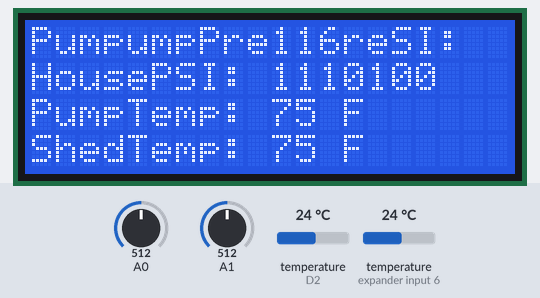
Recording of a sketch running on a simulated Arduino MKR. Parts: 20×4 character LCD. Inputs (shaded band) come from the test bench; at power-on: A0 = 512, A1 = 512, temperature (sensors on D2, expander input 6) 24 °C. WiFi joins after 1.5 s; servers stay silent unless stated; what the sketch prints to the serial monitor is not drawn.

Above: at 16.3 s.
16.4 s: A0 set to 468
At 22.5 s:
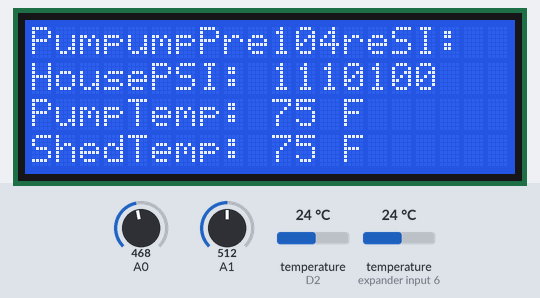
22.8 s: A0 set to 436
At 27.4 s:
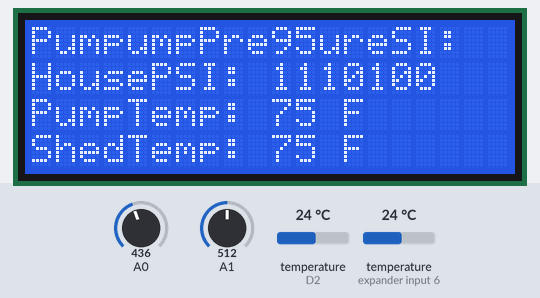
28.3 s: A1 set to 102
At 33.1 s:
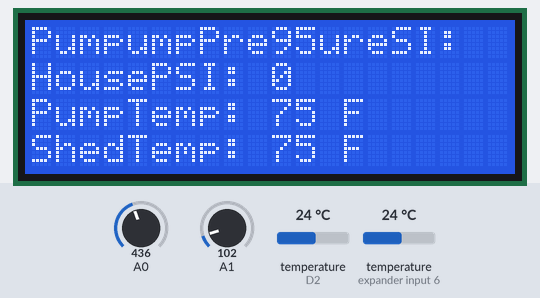
33.9 s: A1 set to 90
At 38.7 s:
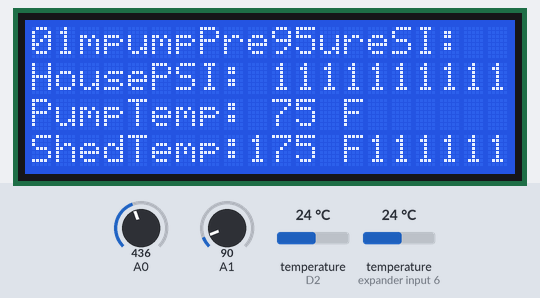
39.5 s: A0 set to 716
At 44.4 s:
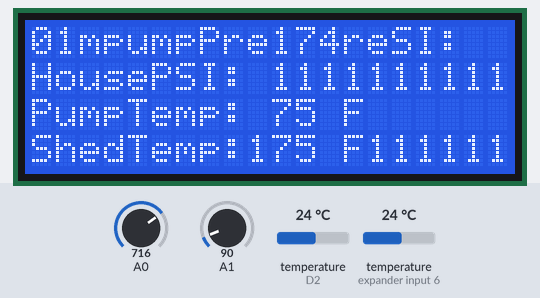
45.1 s: A0 set to 110
At 49.9 s:
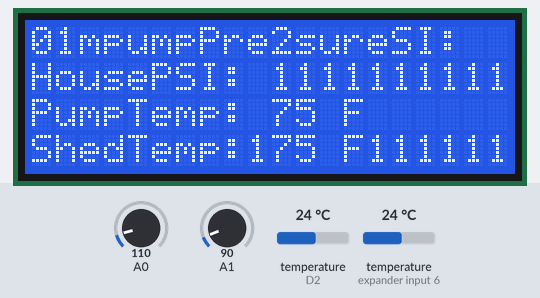
Timing chart, 0 to 51.4 s (numbered marks = the images above; inputs shaded):
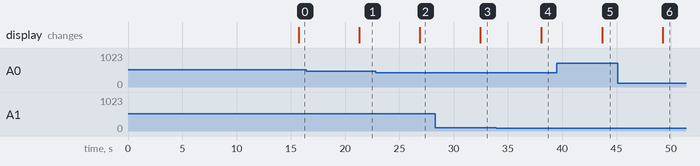

Measured:
- the behaviour switches between 453 and 452 on A0 (found by bisection; images 1 and 2)
- the behaviour switches between 98 and 97 on A1 (found by bisection; images 3 and 4)
- after the input at 16.4 s, the display: changes after 4.9 s (image 1)
- after the input at 22.8 s, the display: changes after 4.1 s (image 2)
- after the input at 28.3 s, the display: changes after 4.2 s (image 3)
- after the input at 33.9 s, the display: changes after 4.2 s (image 4)
- after the input at 39.5 s, the display: changes after 4.2 s (image 5)
- after the input at 45.1 s, the display: changes after 4.2 s (image 6)

The sketch:

PumpMonitor-Blynk.ino
```cpp
#include <OneWire.h>
#include <DallasTemperature.h>
#include <LiquidCrystal_I2C.h>
#include <Wire.h>
#include "secrets.h"
#include "wificonfig.h"
#include "blynk.h"
#include "thingspeakconfig.h"
int pumpV = 0;
int filtV = 1;
const float  pumpOffSet = 0.493 ;
const float  filtOffSet = 0.493 ;
int pumpPressure;
int filterPressure;
//int pumptempC;
//int shedtempC;
float temp;
//int numberOfDevices;
float pumpPressSensor = 0;
float filtPressSensor = 1;
#define ONE_WIRE_BUS 2
OneWire oneWire(ONE_WIRE_BUS);
DallasTemperature sensors(&oneWire);
LiquidCrystal_I2C lcd(0x27, 20, 4); // set the LCD address to 0x27 for a 16 chars and 2 line display
DeviceAddress pumpTherm = { 0x28, 0x9C, 0x83, 0x47, 0x2F, 0x14, 0x01, 0x73 };
DeviceAddress shedTherm = { 0x28, 0xDB, 0xF0, 0x9E, 0x2F, 0x14, 0x01, 0x32 };
WiFiClient client;

void setup(void)
{
  Serial.begin(9600);
  sensors.begin();
  sensors.setResolution(pumpTherm, 10);
  sensors.setResolution(shedTherm, 10);
  lcd.init();
  lcd.init();
  lcd.backlight();
  analogReference(DEFAULT);
  pinMode(pumpPressSensor, INPUT);
  pinMode(filtPressSensor, INPUT);
  // check for the WiFi module:
  if (WiFi.status() == WL_NO_MODULE) {
    Serial.println("Communication with WiFi module failed!");
    // don't continue
    while (true);
  }

  String fv = WiFi.firmwareVersion();
  if (fv < WIFI_FIRMWARE_LATEST_VERSION) {
    Serial.println("Please upgrade the firmware");
  }

  // attempt to connect to Wifi network:
  while (status != WL_CONNECTED) {
    Serial.print("Attempting to connect to WPA SSID: ");
    Serial.println(ssid);
    // Connect to WPA/WPA2 network:
    status = WiFi.begin(ssid, pass);

    // wait 10 seconds for connection:
    delay(10000);
  }

  // you're connected now, so print out the data:
  Serial.print("You're connected to the network");
  printCurrentNet();
  printWifiData();
  Blynk.begin(auth, ssid, pass);
  ThingSpeak.begin(client);
}

void loop(void)
{
  pumpPressure = (((analogRead(pumpPressSensor) * 5.00 / 1024) - pumpOffSet) * 400 / 6.865);         //Calculate Pressure
  delay(1000);
  filterPressure = (((analogRead(filtPressSensor) * 5.00 / 1024) - filtOffSet) * 400 / 6.865);      //Calculate Pressure
  delay(1000);
  sensors.requestTemperatures();               //Get Temps
  int pumptempF = (DallasTemperature::toFahrenheit(sensors.getTempC(pumpTherm)));
  int shedtempF = (DallasTemperature::toFahrenheit(sensors.getTempC(shedTherm)));
  lcd.clear();
  lcd.setCursor(0, 0);
  lcd.print(F("PumpumpPressureSI:"));
  lcd.setCursor(10, 0);
  lcd.print(pumpPressure, 1);
  lcd.setCursor(0, 1);
  lcd.print(F("HousePSI:"));
  lcd.setCursor(10, 1);
  lcd.print(filterPressure, 2);
  lcd.setCursor(0, 2);
  lcd.print(F("PumpTemp:"));
  lcd.setCursor(10, 2);
  lcd.print(pumptempF);
  lcd.print(F(" F"));
  lcd.setCursor(0, 3);
  lcd.print(F("ShedTemp:"));
  lcd.setCursor(10, 3);
  lcd.print(shedtempF);
  lcd.print(F(" F"));
  Blynk.virtualWrite(V0, pumpPressure);
  Blynk.virtualWrite(V1, filterPressure);
  Blynk.virtualWrite(V2, pumptempF);
  Blynk.virtualWrite(V3, shedtempF);
  if (pumpPressure < 20) {
    Blynk.email("toddgrady@gmail.com", "Pump Alarm", "Pump Pressure is below 20PSI");
    Blynk.notify("Pump Pressure Low");
  }
  if (filterPressure < 20) {
    Blynk.email("toddgrady@gmail.com", "Pump Alarm", "Filtered Pressure is below 20PSI");
    Blynk.notify("Filtered Pressure Low");
  }
  if (pumptempF > 120) {
    Blynk.email("toddgrady@gmail.com", "Pump Alarm", "Pump Temperature is above 120F. Check immediately");
    Blynk.notify("Pump Temp High");
  }
  if (shedtempF < 32) {
    Blynk.email("toddgrady@gmail.com", "Pump Alarm", "Shed Temperature is below 32F. Consider heating.");
    Blynk.notify("Shed Temp Low");
  }
  ThingSpeak.setField(1, (String(pumpPressure, DEC)));   // set the fields with the values
  ThingSpeak.setField(2, (String(filterPressure, DEC)));
  ThingSpeak.setField(3, (String(pumptempF, DEC)));
  ThingSpeak.setField(4, (String(shedtempF, DEC)));
  ThingSpeak.setField(5, (String(pumptempF, DEC)));
  ThingSpeak.writeFields(myChannelNumber, myWriteAPIKey);

  delay(3000);
}
```

credits.ino
```cpp
//Credits for included code:

/*************************************************************
  Download latest Blynk library here:
    https://github.com/blynkkk/blynk-library/releases/latest

  Blynk is a platform with iOS and Android apps to control
  Arduino, Raspberry Pi and the likes over the Internet.
  You can easily build graphic interfaces for all your
  projects by simply dragging and dropping widgets.

    Downloads, docs, tutorials: http://www.blynk.cc
    Sketch generator:           http://examples.blynk.cc
    Blynk community:            http://community.blynk.cc
    Follow us:                  http://www.fb.com/blynkapp
                                http://twitter.com/blynk_app

  Blynk library is licensed under MIT license
  This example code is in public domain.
/


/**************************************************************
  ThingSpeak ( https://www.thingspeak.com ) is an analytic IoT platform service that allows you to aggregate, visualize, and
  analyze live data streams in the cloud. Visit https://www.thingspeak.com to sign up for a free account and create a channel.

  Documentation for the ThingSpeak Communication Library for Arduino is in the README.md folder where the library was installed.
  See https://www.mathworks.com/help/thingspeak/index.html for the full ThingSpeak documentation.

  For licensing information, see the accompanying license file.

  Copyright 2018, The MathWorks, Inc.
*/
```

secrets.h
```cpp
#define WIFI_SSID "MORIA"    // replace MySSID with your WiFi network name
#define WIFI_PASS "!mithril!"  // replace MyPassword with your WiFi password

char auth[] = "raLjTonfy3Cgj1hpmc0ETLHluUCoVuZu";

#define CH_ID 1223218     //thingspeak channel ID
#define WRITE_KEY "QTD999J0GFRS23PQ"   // thingspeak API key
```

thingspeakconfig.h
```cpp
#include "ThingSpeak.h"
unsigned long myChannelNumber = CH_ID;
const char * myWriteAPIKey = WRITE_KEY;
```

wificonfig.h
```cpp
#include <SPI.h>
#include <WiFiNINA.h>
int status = WL_IDLE_STATUS;
char ssid[] = WIFI_SSID;        // your network SSID (name)
char pass[] = WIFI_PASS;    // your network password (use for WPA, or use as key for WEP)

void printWifiData() {
  // print your board's IP address:
  IPAddress ip = WiFi.localIP();
  Serial.print("IP Address: ");
  Serial.println(ip);
  Serial.println(ip);

  // print your MAC address:
  byte mac[6];
  WiFi.macAddress(mac);
  Serial.print("MAC address: ");

}

void printCurrentNet() {
  // print the SSID of the network you're attached to:
  Serial.print("SSID: ");
  Serial.println(WiFi.SSID());

  // print the MAC address of the router you're attached to:
  byte bssid[6];
  WiFi.BSSID(bssid);
  Serial.print("BSSID: ");

  // print the received signal strength:
  long rssi = WiFi.RSSI();
  Serial.print("signal strength (RSSI):");
  Serial.println(rssi);

  // print the encryption type:
  byte encryption = WiFi.encryptionType();
  Serial.print("Encryption Type:");
  Serial.println(encryption, HEX);
  Serial.println();
}
```
